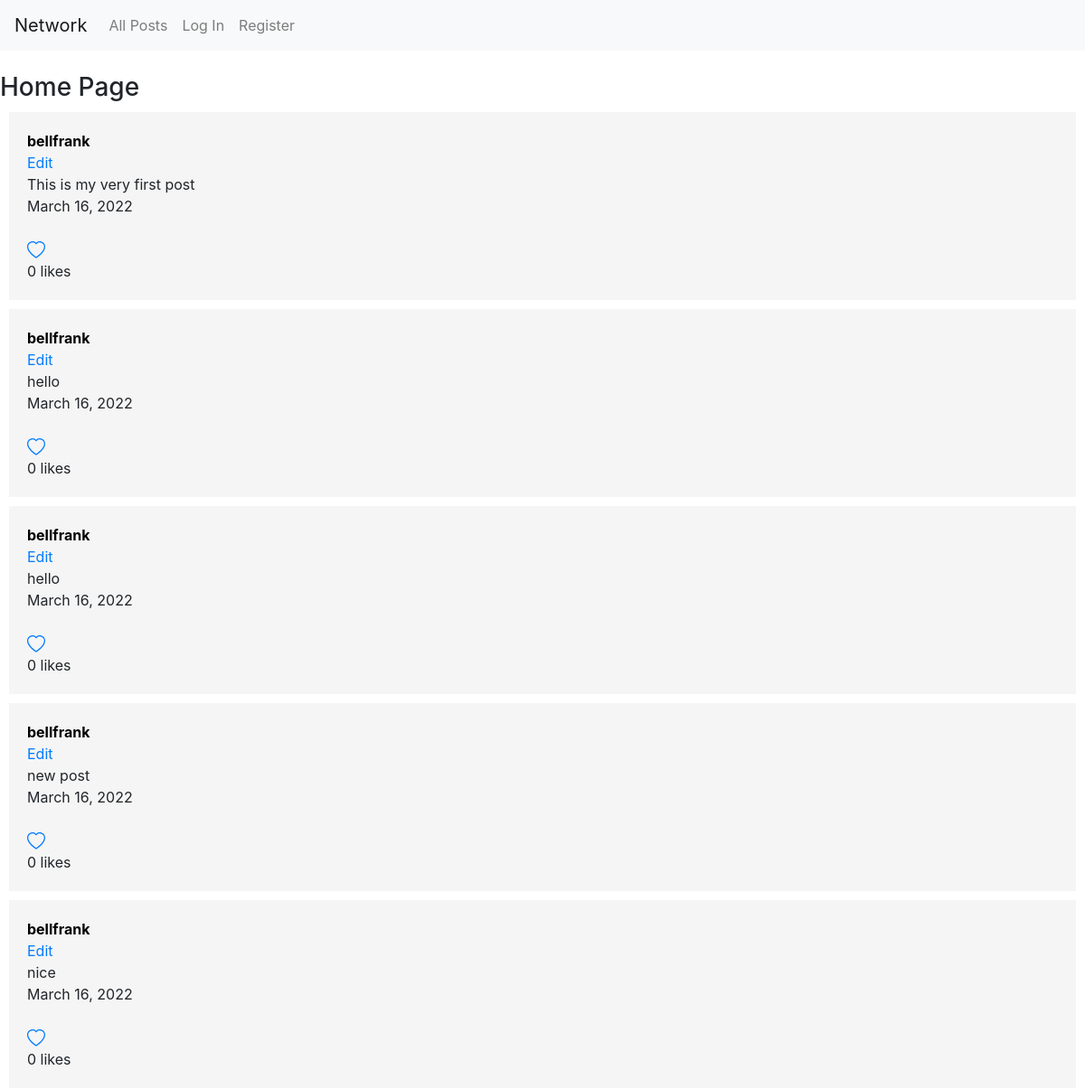
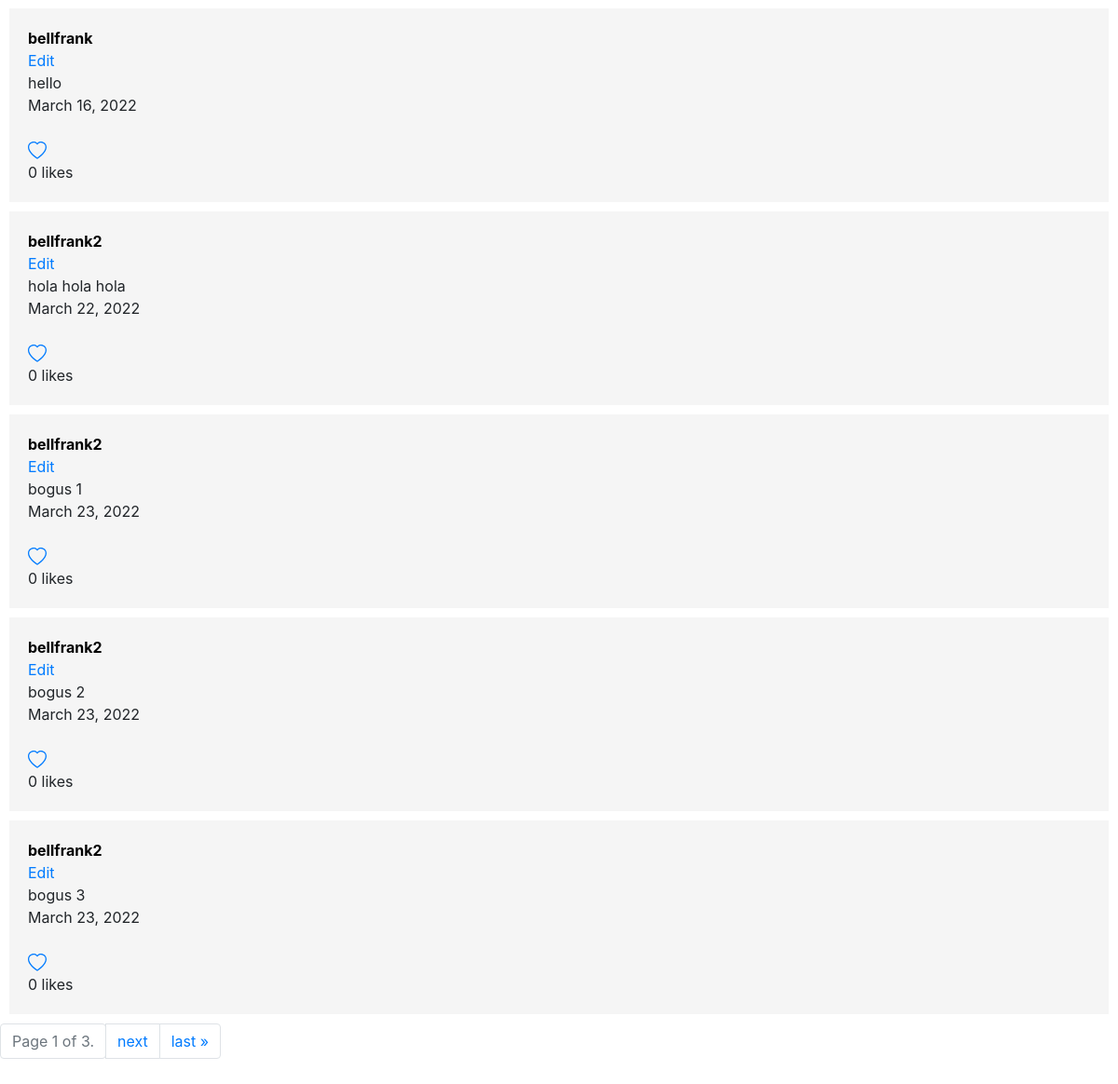
The page / on the database its author committed (2 pictures, top to bottom).
### network/models.py (models this page shows)
class Posts(models.Model):
    user = models.ForeignKey(User, on_delete=models.CASCADE, related_name="user_post")
    description = models.TextField(max_length=500)
    time_posted = models.DateField(auto_now_add = True)
    status = models.BooleanField(default=True)
    def __str__(self):
            return f"{self.user}: {self.description} {self.time_posted} {self.status}"

class User(AbstractUser):
    followers = models.ManyToManyField('self', blank=True, related_name="followees", symmetrical=False)

### network/views.py (the view)
# urls.py: path("", views.index, name="index"),
def index(request):
    posts = Posts.objects.all()
    paginator = Paginator(posts, 10) # show 10 posts per page.
    page_number = request.GET.get('page')
    page_obj = paginator.get_page(page_number)
    return render(request, "network/index.html",{
        "posts":posts,
        "page_obj":page_obj,
    })

### network/templates/network/index.html (shortened to what this page needs)
{% extends "network/layout.html" %}
{% load static %}
{% block body %}
<br>
<h3>Home Page</h3>
    {% for post in page_obj %}
        <div class="post">
            <a href="{% url 'profile' post.user %}" style="color: black;"><strong>{{post.user}}</strong></a>
            <br>
            <div id="display_zone">
            <a href="#" data-post="{{post}}" id="edit">Edit</a>
            <br>
            {{post.description}}
            <br>
            </div>
            {{post.time_posted}}
            <br>
            <br>
            <a href="#" style="text-decoration: none;" id="heart" data-like="{{post}}">
            </a>
            <div id="like-count-{{ forloop.counter }}">0 likes</div>
        </div>
    {% endfor %}
    <div class="pagination">
        <span class="step-links">
            <nav aria-label="Page navigation example">
                <ul class="pagination">
            <span class="current">
                <li class="page-item disabled"><a href="#" class="page-link">Page {{ page_obj.number }} of {{ page_obj.paginator.num_pages }}.</a></li>
            </span>
            {% if page_obj.has_next %}
                <li class="page-item"><a class="page-link" href="?page={{ page_obj.next_page_number }}">next</a></li>
                <li class="page-item"><a class="page-link" href="?page={{ page_obj.paginator.num_pages }}">last &raquo;</a></li>
            {% endif %}
        </ul>
    </nav>
        </span>
    </div>
{% endblock %}

### network/static/network/styles.css (style rules this page uses)
.post { background-color: whitesmoke; padding: 20px; margin: 10px; }
body { padding-bottom: 50px; }

### rows shown on the page
Posts: user "bellfrank", description "This is my very first post", time_posted "March 16, 2022"
Posts: user "bellfrank", description "hello", time_posted "March 16, 2022"
Posts: user "bellfrank", description "hello", time_posted "March 16, 2022"
Posts: user "bellfrank", description "new post", time_posted "March 16, 2022"
Posts: user "bellfrank", description "nice", time_posted "March 16, 2022"
Posts: user "bellfrank", description "hello", time_posted "March 16, 2022"
Posts: user "bellfrank2", description "hola hola hola", time_posted "March 22, 2022"
Posts: user "bellfrank2", description "bogus 1", time_posted "March 23, 2022"
Posts: user "bellfrank2", description "bogus 2", time_posted "March 23, 2022"
Posts: user "bellfrank2", description "bogus 3", time_posted "March 23, 2022"

### other values the page prints
{{ page_obj.number }} "1"
{{ page_obj.paginator.num_pages }} "3"
